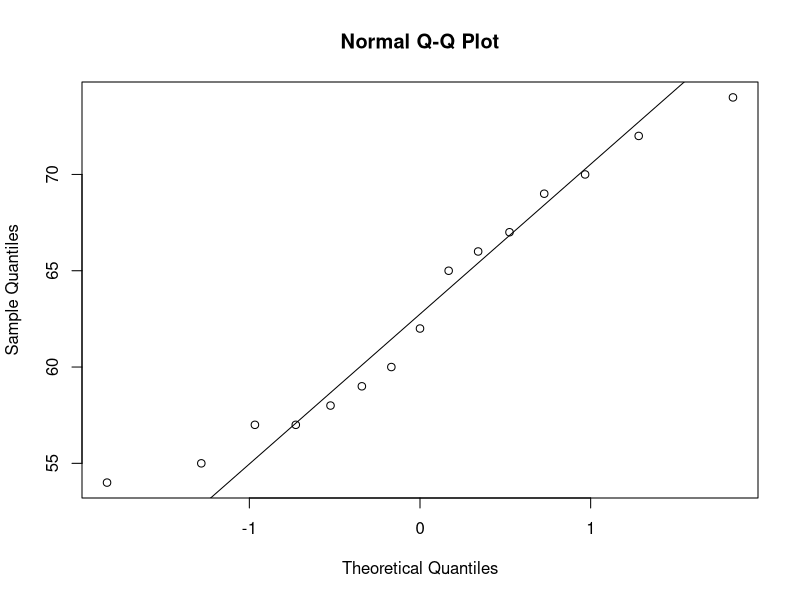
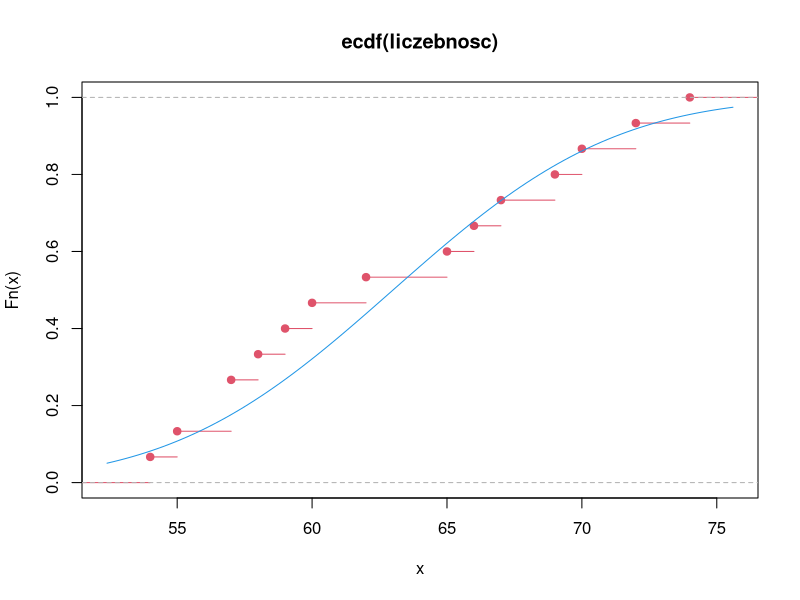

Reproduce these figures in R, in order.
liczebnosc <- c(62, 57, 70, 58, 59, 67, 65, 69, 55, 57, 60, 54, 72, 66, 74)

# H0: pojemności kondensatorów naleźą do rozkładu normalnego
s_test <- shapiro.test(liczebnosc)
s_test
# p-value > 0.05 - potwierdza to hipotezę H0

qqnorm(liczebnosc)
qqline(liczebnosc)

# szacowanie paramterów z próbki do testu kołmogorowa KS
m <- mean(liczebnosc)
s <- sd(liczebnosc)

ks_test <- ks.test(liczebnosc, "pnorm", m, s)
ks_test
# p-value > 0.05 - potwierdza to hipotezę H0

plot(ecdf(liczebnosc), col = 2)
curve(pnorm(x, m, s), col = 4, add = TRUE)

# NOTE:
# test shapiro pozwala sprawdzić czy próba pochodzi z rozkładu normalnego
# kykresy qq pokazują czy próbka ma rozkład liniowy, dobre do testu shapiro
# szacowanie parametrów m i s do testu KS
# wykres ecdf
